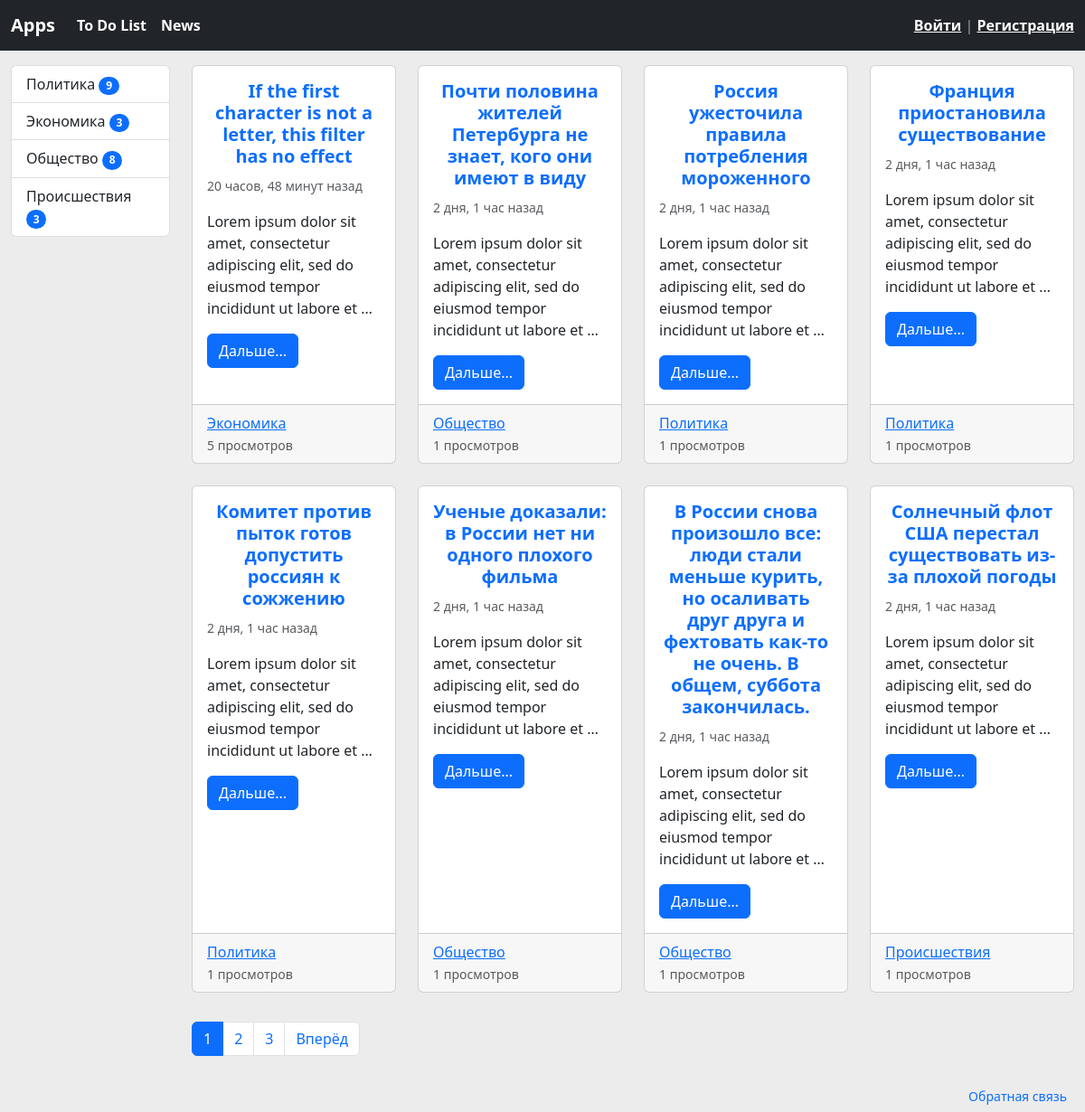
/app/news/, run on the app's committed database.
### news/models.py (models this page shows, shortened)
class Category(models.Model):
    title = models.CharField(max_length=150, db_index=True, verbose_name='Название категории')
    def get_absolute_url(self):
        return reverse('news:category', kwargs={'category_id': self.pk})
    def __str__(self):
        return self.title
    class Meta:
        verbose_name = 'Категория'
        verbose_name_plural = 'Категории'
        ordering = ['id']

class News(models.Model):
    title = models.CharField(max_length=150, verbose_name='Наименование')
    content = models.TextField(blank=True, verbose_name='Содержание')
    created_at = models.DateTimeField(auto_now_add=True, verbose_name='Создано')
    updated_at = models.DateTimeField(auto_now=True, verbose_name='Обновлено')
    photo = models.ImageField(upload_to='photos/%Y/%m/%d', verbose_name='Фото', blank=True)
    is_published = models.BooleanField(default=True, verbose_name='Публикация?')
    category = models.ForeignKey('Category', on_delete=models.PROTECT, null=True, verbose_name='Категория')
    view_count = models.IntegerField(default=0)
    def get_absolute_url(self):
        return reverse('news:view_news', kwargs={'pk': self.pk})
    class Meta:
        verbose_name = 'Новость'
        verbose_name_plural = 'Новости'
        ordering = ['-created_at']

### news/views.py (the view)
# urls.py: path('', HomeNews.as_view(), name='home'),
class HomeNews(ListView):
    model = News
    template_name = 'news/news_list.html'
    context_object_name = 'news'
    paginate_by = 8
    def get_context_data(self, *, object_list=None, **kwargs):
            context = super().get_context_data(**kwargs)
            context['title'] = 'Главная страница'
            return context
    def get_queryset(self):
        return News.objects.filter(is_published=True)

### news/templatetags/news_tags.py (called while the page is built)
@register.simple_tag(name='get_list_categories')
def get_categories():
    return Category.objects.annotate(cnt=Count('news', filter=F('news__is_published'))).filter(cnt__gt=0)

### news/templates/news/news_list.html (shortened to what this page needs)
{% extends "base.html" %}
{% load news_tags %}
{% block main %}
<div class="container-fluid mb-3">
  <div class="row">
    <div class="col-md-2 pt-3">
        {% include 'inc/_sidebar.html' %}
    </div>
    <div class="col-md-10 pt-3">
        <div class="row row-cols-1 row-cols-md-4 g-4">
            {% for item in news %}
                <div class="col">
                    <div class="card h-100">
                    <div class="card-body">
                        <a href="{{ item.get_absolute_url }}" class="card-title text-primary text-center" style="text-decoration: none"><h5><b>{{ item.title }}</b></h5></a>
                        <small class="text-muted">{{ item.created_at|timesince}} назад</small>
                        <p class="card-text">{{ item.content|safe|linebreaks|truncatewords:16 }}</p>
                        <a href="{{ item.get_absolute_url }}" class="btn btn-primary">Дальше...</a>
                    </div>
                    <div class="card-footer">
                        <a href="{{ item.category.get_absolute_url }}">{{ item.category }}</a>
                        <small class="text-muted">{{ item.view_count}} просмотров</small>
                    </div>
                    </div>
                </div>
            {% endfor %}
        </div>
    </div>
  </div>
</div>
{% endblock %}

### news/templates/inc/_sidebar.html
{% load news_tags %}
<div class="list-group">
    {% get_list_categories as categories %}
    {% for item in categories %}
    <a href="{{ item.get_absolute_url }}" class="list-group-item list-group-item-action">{{ item.title }}
    <span class="badge bg-primary rounded-pill">{{ item.cnt }}</span>
    </a>
    {% endfor%}
</div>
<br>

### demo/static/css/style.css (style rules this page uses)
body { background-color: #ececec; }

### data on the page
Category: title "Политика", cnt "9"
Category: title "Экономика", cnt "3"
Category: title "Общество", cnt "8"
Category: title "Происшествия", cnt "3"
News: title "If the first character is not a letter, this filter has no effect", created_at "20 часов, 48 минут", content "Lorem ipsum dolor sit amet, consectetur adipiscing elit, sed do eiusmod tempor incididunt ut labore et …", category "Экономика", view_count "5"
News: title "Почти половина жителей Петербурга не знает, кого они имеют в виду", created_at "2 дня, 1 час", content "Lorem ipsum dolor sit amet, consectetur adipiscing elit, sed do eiusmod tempor incididunt ut labore et …", category "Общество", view_count "1"
News: title "Россия ужесточила правила потребления мороженного", created_at "2 дня, 1 час", content "Lorem ipsum dolor sit amet, consectetur adipiscing elit, sed do eiusmod tempor incididunt ut labore et …", category "Политика", view_count "1"
News: title "Франция приостановила существование", created_at "2 дня, 1 час", content "Lorem ipsum dolor sit amet, consectetur adipiscing elit, sed do eiusmod tempor incididunt ut labore et …", category "Политика", view_count "1"
News: title "Комитет против пыток готов допустить россиян к сожжению", created_at "2 дня, 1 час", content "Lorem ipsum dolor sit amet, consectetur adipiscing elit, sed do eiusmod tempor incididunt ut labore et …", category "Политика", view_count "1"
News: title "Ученые доказали: в России нет ни одного плохого фильма", created_at "2 дня, 1 час", content "Lorem ipsum dolor sit amet, consectetur adipiscing elit, sed do eiusmod tempor incididunt ut labore et …", category "Общество", view_count "1"
News: title "В России снова произошло все: люди стали меньше курить, но осаливать друг друга и фехтовать как-то не очень. В общем, суббота закончилась.", created_at "2 дня, 1 час", content "Lorem ipsum dolor sit amet, consectetur adipiscing elit, sed do eiusmod tempor incididunt ut labore et …", category "Общество", view_count "1"
News: title "Солнечный флот США перестал существовать из-за плохой погоды", created_at "2 дня, 1 час", content "Lorem ipsum dolor sit amet, consectetur adipiscing elit, sed do eiusmod tempor incididunt ut labore et …", category "Происшествия", view_count "1"

### other printed values
{{ p }} "1"
{{ p }} "2" "3"
